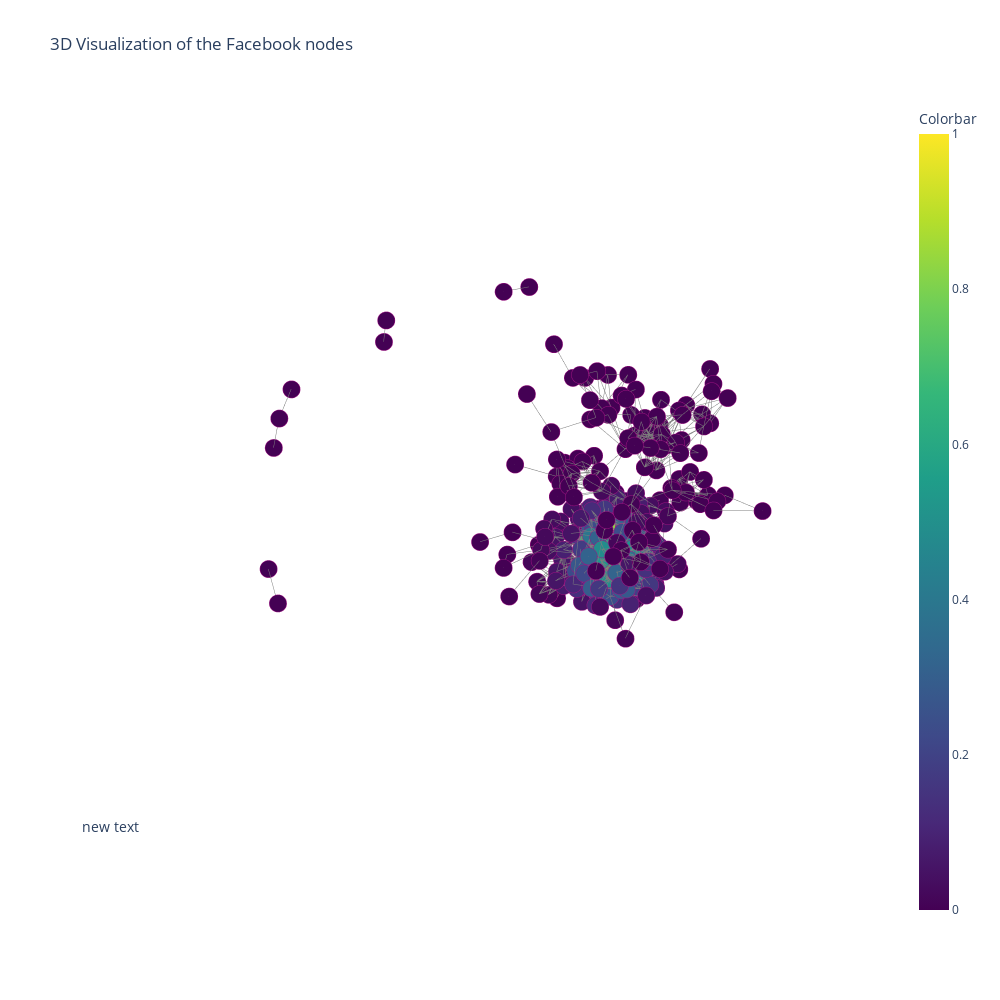

The code cell stored with this chart in its notebook:
### Code cell
from plotly.offline import plot
from plotly.graph_objs import *

# ... (your previous code)
trace1=Scatter3d(x=Xe,
               y=Ye,
               z=Ze,
               mode='lines',
               line=Line(color='rgb(125,125,125)', width=1),
               hoverinfo='none'
               )

trace2=Scatter3d(x=Xn,
               y=Yn,
               z=Zn,
               mode='markers',
               name='actors',
               marker=Marker(symbol='circle',
                             color=eigen,
                             size=6,colorbar=ColorBar(
                title='Colorbar'
            ),
                             colorscale='Viridis',
                             line=Line(color='rgb(158,18,130)', width=0.5)
                             ),
               text=labels,
               hoverinfo='text'
               )

axis=dict(showbackground=False,
          showline=False,
          zeroline=False,
          showgrid=False,
          showticklabels=False,
          title=''
          )

layout = Layout(
         title="3D Visualization of the Facebook nodes",
         width=1000,
         height=1000,
         showlegend=False,
         scene=Scene(
         xaxis=XAxis(axis),
         yaxis=YAxis(axis),
         zaxis=ZAxis(axis),
        ),
     margin=Margin(
        t=100
    ),
    hovermode='closest',
    annotations=Annotations([
           Annotation(
           showarrow=False,
#             text="Data source: <a href='http://bost.ocks.org/mike/miserables/miserables.json'>[1] miserables.json</a>",
            xref='paper',
            yref='paper',
            x=0,
            y=0.1,
            xanchor='left',
            yanchor='bottom',
            font=Font(
            size=14
            )
            )
        ]),    )


data = [trace1, trace2]
layout = Layout(
    title="3D Visualization of the Facebook nodes",
    width=1000,
    height=1000,
    showlegend=False,
    scene=Scene(
        xaxis=XAxis(axis),
        yaxis=YAxis(axis),
        zaxis=ZAxis(axis),
    ),
    margin=Margin(t=100),
    hovermode='closest',
    annotations=Annotations([
        Annotation(
            showarrow=False,
            xref='paper',
            yref='paper',
            x=0,
            y=0.1,
            xanchor='left',
            yanchor='bottom',
            font=Font(size=14)
        )
    ]),
)

fig = Figure(data=data, layout=layout)

# Save the plot as an HTML file (optional)
plot(fig, filename='3d_visualization.html', auto_open=False)

# Display the plot in the Jupyter Notebook
fig.show()

### Figure 1 — Plotly figure (JSON) as saved in the notebook; plotly's stock layout.template omitted (floating-point values rounded to 4 significant figures; data arrays with more than 128 entries replaced by an {"elided": "..."} marker saying what was removed)
{"data": [{"hoverinfo": "none", "line": {"color": "rgb(125,125,125)", "width": 1}, "mode": "lines", "type": "scatter3d", "x": {"elided": "7557 float values"}, "y": {"elided": "7557 float values"}, "z": {"elided": "7557 float values"}}, {"hoverinfo": "text", "marker": {"color": {"elided": "333 float values"}, "colorbar": {"title": {"text": "Colorbar"}}, "colorscale": [[0, "#440154"], [0.1111, "#482878"], [0.2222, "#3e4989"], [0.3333, "#31688e"], [0.4444, "#26828e"], [0.5556, "#1f9e89"], [0.6667, "#35b779"], [0.7778, "#6ece58"], [0.8889, "#b5de2b"], [1, "#fde725"]], "line": {"color": "rgb(158,18,130)", "width": 0.5}, "size": 6, "symbol": "circle"}, "mode": "markers", "name": "actors", "text": {"elided": "333 str values"}, "type": "scatter3d", "x": {"elided": "333 float values"}, "y": {"elided": "333 float values"}, "z": {"elided": "333 float values"}}], "layout": {"annotations": [{"font": {"size": 14}, "showarrow": false, "x": 0, "xanchor": "left", "xref": "paper", "y": 0.1, "yanchor": "bottom", "yref": "paper"}], "height": 1000, "hovermode": "closest", "margin": {"t": 100}, "scene": {"xaxis": {"showbackground": false, "showgrid": false, "showline": false, "showticklabels": false, "title": {"text": ""}, "zeroline": false}, "yaxis": {"showbackground": false, "showgrid": false, "showline": false, "showticklabels": false, "title": {"text": ""}, "zeroline": false}, "zaxis": {"showbackground": false, "showgrid": false, "showline": false, "showticklabels": false, "title": {"text": ""}, "zeroline": false}}, "showlegend": false, "title": {"text": "3D Visualization of the Facebook nodes"}, "width": 1000}}
